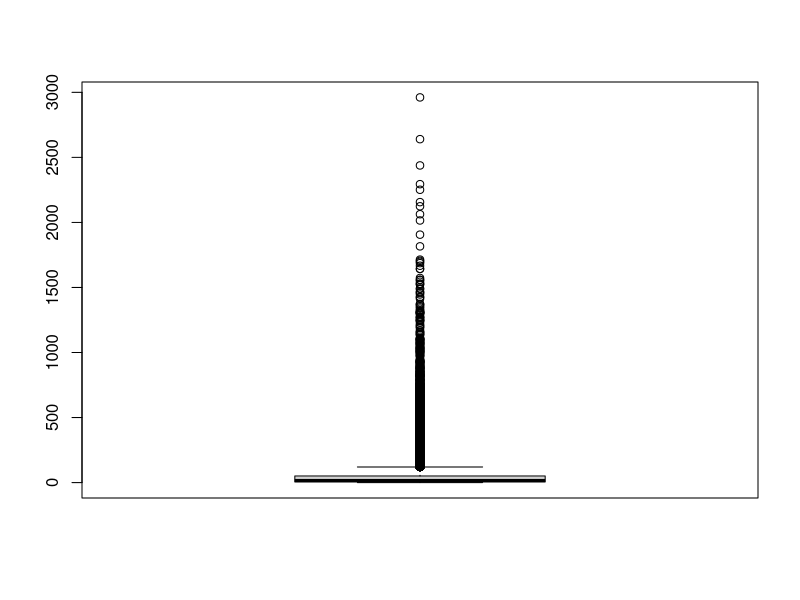
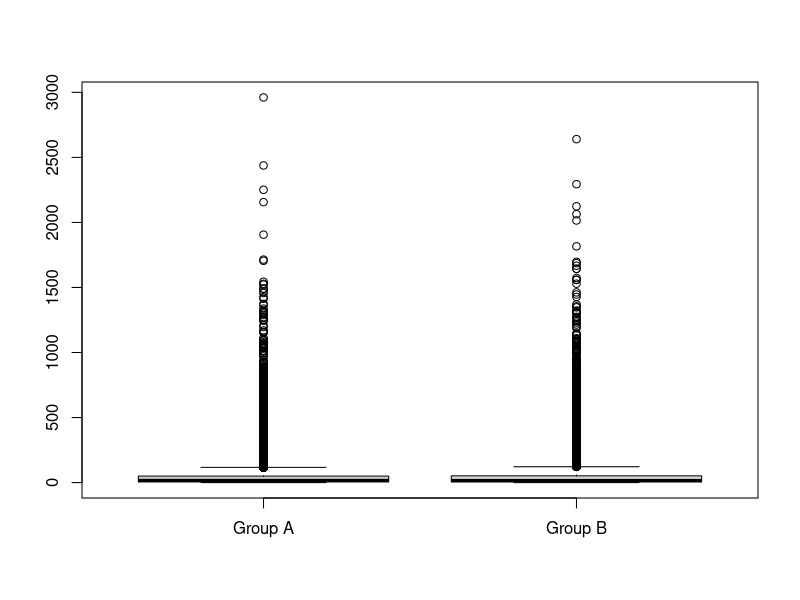
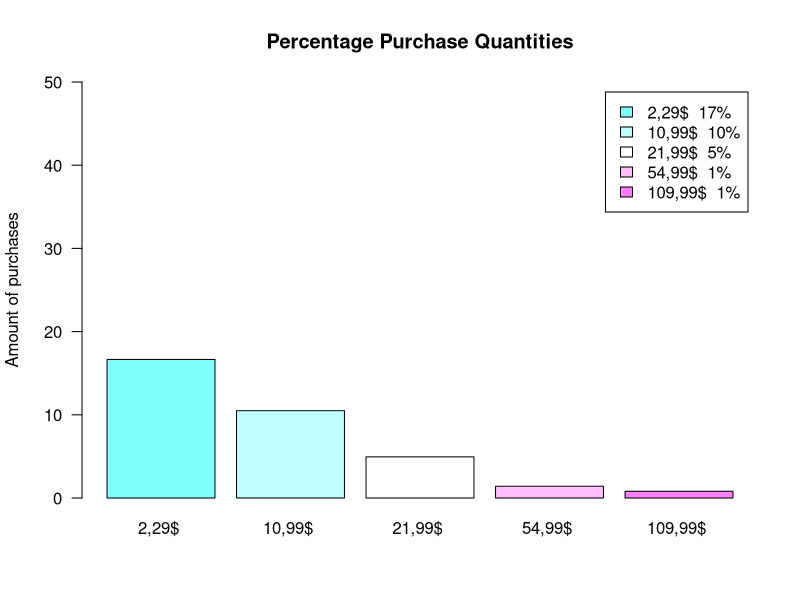
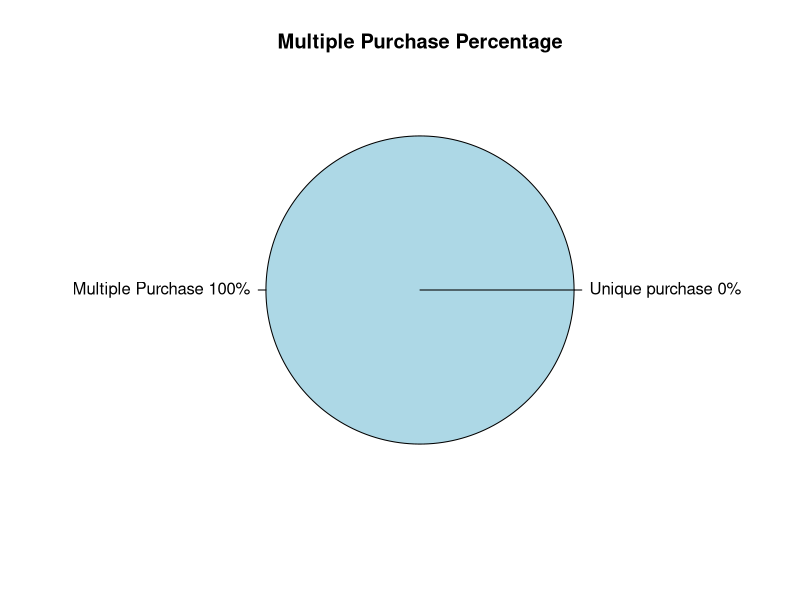
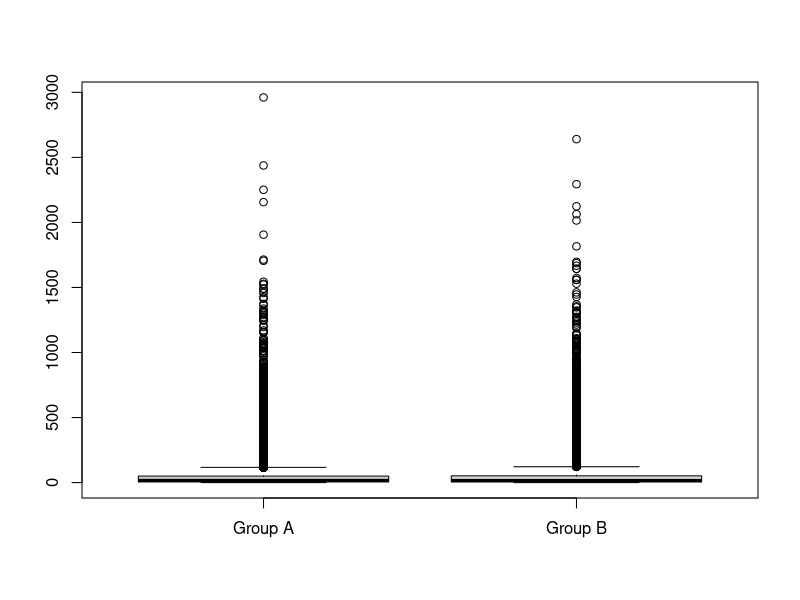
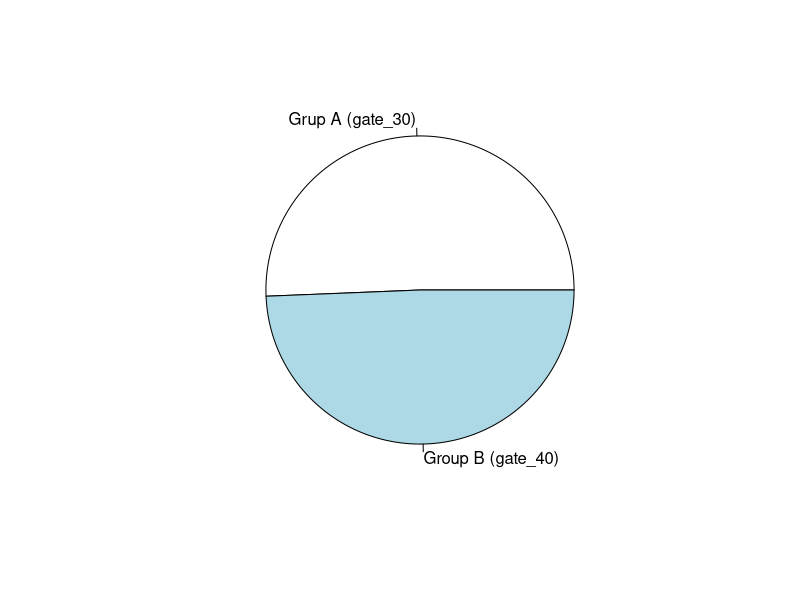
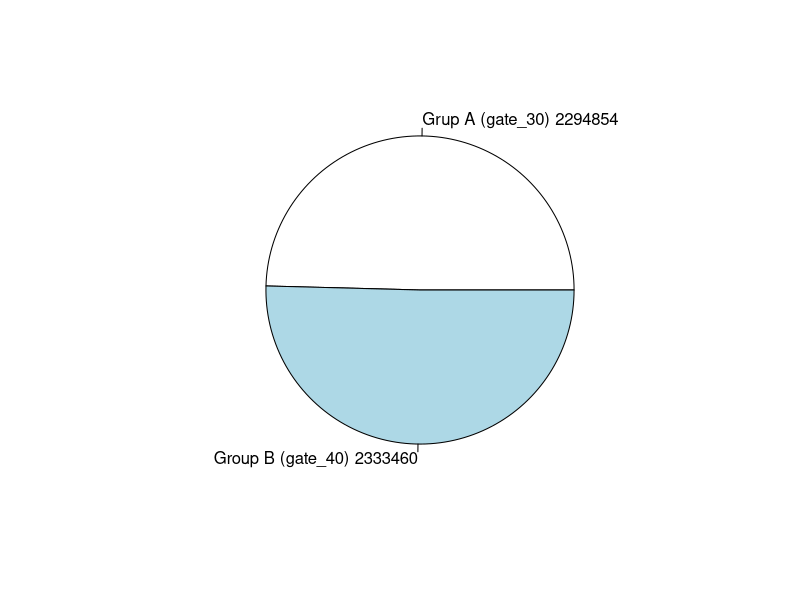
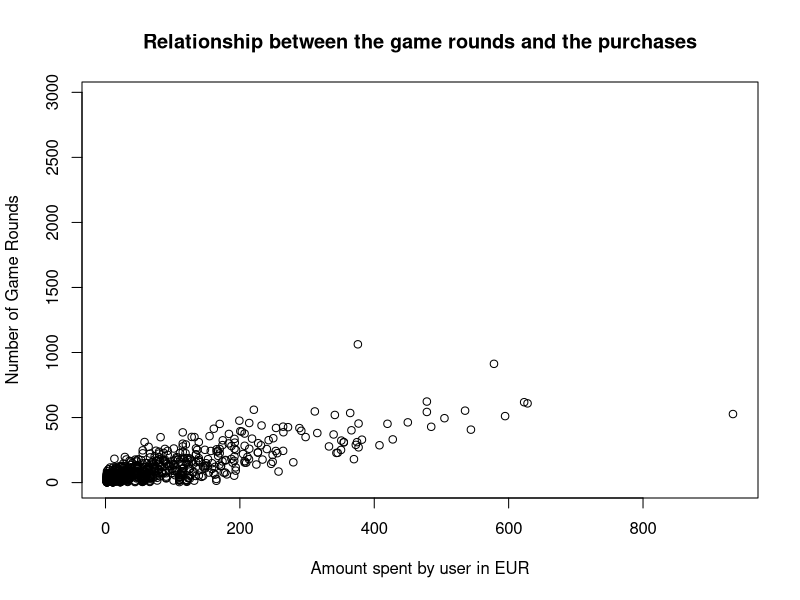

Reproduce these figures in R, in order.
## ---- chunk 1
knitr::opts_chunk$set(echo = TRUE)
## ---- chunk 2
  DS <- read.csv("cookie_cats_ABtest.csv", sep = ",")
  PR <- read.csv("cookie_cats_purch.csv", sep = ",")
  
  str(DS)
  str(PR)
## ---- chunk 3
  naUserid <- which(is.na(DS$userid)) ; naUserid
  DS <- DS[-naUserid, ]
## ---- chunk 4
  table(DS$retention_1)
  DS$retention_1[DS$retention_1 == "false "] = FALSE
  DS$retention_1[DS$retention_1 == "  true "] = TRUE
  table(DS$retention_1)
## ---- chunk 5
  DS <- DS[-which.max(DS$sum_gamerounds), ]
## ---- chunk 6
  inexistentValues <- which((PR$id %in% DS$userid) == FALSE) ; inexistentValues
  PR <- PR[-inexistentValues, ]
  which((PR$id %in% DS$userid) == FALSE)
## ---- chunk 7
  naPurch <- which(is.na(PR$purch)) ; naPurch
  PR <- PR[-naPurch, ]
## ---- chunk 8
  PR['purch'] <-  as.numeric(gsub("[a-zA-Z]","", PR$purch))
## ---- chunk 9
  PR$purch[PR$purch < 0] <- -(PR$purch[PR$purch < 0])
  unique(PR$purch)
## ---- chunk 10
  library(dplyr)

  PR.different.purch <- PR
  PR <- PR %>% group_by(id) %>%
  summarise(purch=sum(purch)) %>%
  as.data.frame()
## ---- chunk 11
  nrow(DS)
## ---- chunk 12
  table(DS$version)
## ---- chunk 13
  boxplot(DS$sum_gamerounds)
  groupA <- DS$sum_gamerounds[DS$version == "gate_30"]
  groupB <- DS$sum_gamerounds[DS$version == "gate_40"]
  boxplot(groupA, groupB, names = c("Group A", "Group B"))
## ---- chunk 14
  activeUsersDay1 <- sum(DS$retention_1 == TRUE)
  totalUsers <- nrow(DS)
  percentageRetentionDay1 <- activeUsersDay1 * 100 / totalUsers
  paste(as.character(round(percentageRetentionDay1, 3)),"%")
## ---- chunk 15
  activeUsersDay7 <- sum(DS$retention_1 == TRUE & DS$retention_7 == TRUE)
  percentageRetentionDay7 <- activeUsersDay7 * 100 / totalUsers
  paste(as.character(round(percentageRetentionDay7, 3)),"%")
## ---- chunk 16
  non.playing.users <- sum(DS$retention_1 == FALSE & DS$retention_7 == FALSE) ; non.playing.users
## ---- chunk 17
  percentageNonPlayingUsers <- non.playing.users * 100 / totalUsers
  paste(as.character(round(percentageNonPlayingUsers, 2)),"%")
## ---- chunk 18
  num.users.DS <- nrow(DS)
  num.users.PR <- nrow(PR)

  purch.2.29 <- sum(length(PR$purch[PR$purch == "2.29"])) * 100 / num.users.PR 
  purch.10.99 <- sum(length(PR$purch[PR$purch == "10.99"])) * 100 / num.users.PR
  purch.21.99 <- sum(length(PR$purch[PR$purch == "21.99"])) * 100 / num.users.PR
  purch.54.99 <- sum(length(PR$purch[PR$purch == "54.99"])) * 100 / num.users.PR
  purch.109.99 <- sum(length(PR$purch[PR$purch == "109.99"])) * 100 / num.users.PR
  
  purch.quantities <- c(purch.2.29, purch.10.99, purch.21.99, purch.54.99, purch.109.99)
  
  myLables <- c("2,29$ ", "10,99$ ", "21,99$ ", "54,99$ ", "109,99$ ")
  myLables2 <- paste(round(purch.quantities),"%", sep = "")
  myLables2
  
  myLables3 <- paste(myLables, myLables2)
  
  barplot(purch.quantities, names = myLables, col = cm.colors(length(purch.quantities)), legend.text = myLables3, ylim = c(0, 50), main = "Percentage Purchase Quantities", ylab = "Amount of purchases", las = 1)
    
## ---- chunk 19
  repeated <- length(table(PR$id))
  percentage.multiple.purchases <- repeated * 100 / num.users.PR
  pct.paying.users <- (num.users.PR-repeated) * 100 / num.users.PR ; pct.paying.users
  
  total.pct <- c(pct.paying.users, percentage.multiple.purchases)
  
  lable1 <- c("Unique purchase", "Multiple Purchase")
  lable2 <- paste(round(total.pct), "%", sep = "") ; lable2
  lable3 <- paste(lable1, lable2) ; lable3
  
  pie(c(pct.paying.users, percentage.multiple.purchases), lable3, main = "Multiple Purchase Percentage")
  
  
## ---- chunk 20
  mean <- mean(PR$purch) ; mean
  #
  
  
## ---- chunk 21
  num.users.DS <- nrow(DS) ; num.users.DS
  num.users.PR <- length(table(PR)) ; num.users.PR
  
  PR.AND.DS.USERS <- sum(num.users.DS, num.users.PR)
  
  conversion.rate <- (num.users.PR / PR.AND.DS.USERS) * 100
  paste(as.character(round(conversion.rate, 2)), "%") ; conversion.rate

## ---- chunk 22
  total.revenue <- sum(PR$purch)
  ARPU <- total.revenue / PR.AND.DS.USERS

## ---- chunk 23
  ARPPU <- total.revenue / num.users.PR

## ---- chunk 24
  #d1 <- c(conversion.rate, ARPU, ARPPU)
  #knitr::kable(d1, format = "pipe", col.names = "Conversion Rate", "ARPU", "ARPPU")
  
  

## ---- chunk 25
 boxplot(groupA, groupB, names = c("Group A", "Group B"))
## ---- chunk 26
 GroupAtotalUsersRetention<-length(DS$userid[DS$retention_1=="TRUE" & DS$retention_7 =="TRUE" & DS$version == "gate_30"]) 
 GroupBtotalUsersRetention<-length(DS$userid[DS$retention_1=="TRUE" & DS$retention_7 =="TRUE" & DS$version == "gate_40"])
 totalUsersWithMaxRetention<- c(GroupAtotalUsersRetention,GroupBtotalUsersRetention)
 pie(totalUsersWithMaxRetention,labels=c("Grup A (gate_30)","Group B (gate_40)"))

## ---- chunk 27
 GroupASumGameRounds<-sum(DS$sum_gamerounds[ DS$version == "gate_30"]) 
 GroupBSumGameRounds<-sum(DS$sum_gamerounds[ DS$version == "gate_40"]) 

 gameRoundsVector<- c(GroupASumGameRounds,GroupBSumGameRounds)
 aTmp<-paste("Grup A (gate_30)",GroupASumGameRounds)
 bTmp<-paste("Group B (gate_40)",GroupBSumGameRounds)
 pie(gameRoundsVector,labels=c( aTmp, bTmp))

## ---- chunk 28
length(DS$userid[DS$version=="gate_30"])
length(DS$userid[DS$version=="gate_40"])
  #stdev <- sqrt(sum((dataset$A)^2) / (length(dataset$A)-1))
## ---- chunk 29
meanGroupA<- mean(DS$sum_gamerounds[DS$version=="gate_30"] )
meanGroupA
meanGroupB<- mean(DS$sum_gamerounds[DS$version=="gate_40"] )
meanGroupB
s1<-sd(DS$sum_gamerounds[DS$version=="gate_30"])
s2<-sd(DS$sum_gamerounds[DS$version=="gate_40"])

Tobs<-(meanGroupA-meanGroupB)/sqrt(s1^2/meanGroupA + s2^2/meanGroupB)
Tobs
  #stdev <- sqrt(sum((dataset$A)^2) / (length(dataset$A)-1))
degreesOfFredom<-(s1^2/meanGroupA + s2^2/meanGroupB)^2 /
  ( ((s1^2/meanGroupA)^2/meanGroupA-1) + ((s2^2/meanGroupB)^2/(meanGroupB-1) ))
degreesOfFredom
## ---- chunk 30
Talpha = qt ( 0.05, df=degreesOfFredom,lower.tail=FALSE )#sumGameRounds40-sumGameRounds30>0 creo
Talpha
## ---- chunk 31
h0CanBeRejected<-Tobs>Talpha
h0CanBeRejected
## ---- chunk 32
p<-pt(Tobs,df=degreesOfFredom,lower.tail=FALSE)
p
alpha <- 0.005
canRejectH0WithPvalue <- p<alpha
canRejectH0WithPvalue
## ---- chunk 33
  library(dplyr)
  merge.all <-merge(DS,PR,by.x="userid",by.y="id", all = TRUE)
  #merge.all$purch[is.na(merge.all$purch)] <- 0
  
  merge.purch = merge(DS,PR,by.x="userid",by.y="id")
## ---- chunk 34
  plot(merge.all$purch, merge.all$sum_gamerounds, ylab = "Number of Game Rounds", xlab = "Amount spent by user in EUR", main = "Relationship between the game rounds and the purchases")
## ---- chunk 35
  lm.all <- lm(purch ~ sum_gamerounds, merge.all)
  lm.all
  
  lm.just.purch <- lm(purch ~ sum_gamerounds, merge.purch)
  lm.just.purch
  
  plot(merge.all$sum_gamerounds, merge.all$purch, main = "lm.all")
  abline(lm.all)
  
  plot(merge.purch$sum_gamerounds, merge.purch$purch, main = "lm.just.purch")
  abline(lm.just.purch)
#supuestamente purch es mejor
## ---- chunk 36
  summary(lm.all)
  summary(lm.just.purch)
## ---- chunk 37
  invest <- 50
  new.ds <- data.frame(sum_gamerounds=invest)
  prediction = predict(lm.all, new.ds)
  prediction
## ---- chunk 38
  simulation.gamerounds <- seq(from = 0, to = 1000, by = 50)
  new.ds <- data.frame(sum_gamerounds=simulation.gamerounds)
  simulation <- predict(lm.all, new.ds)
  simulation
  
  # incluir table
  plot(simulation)
